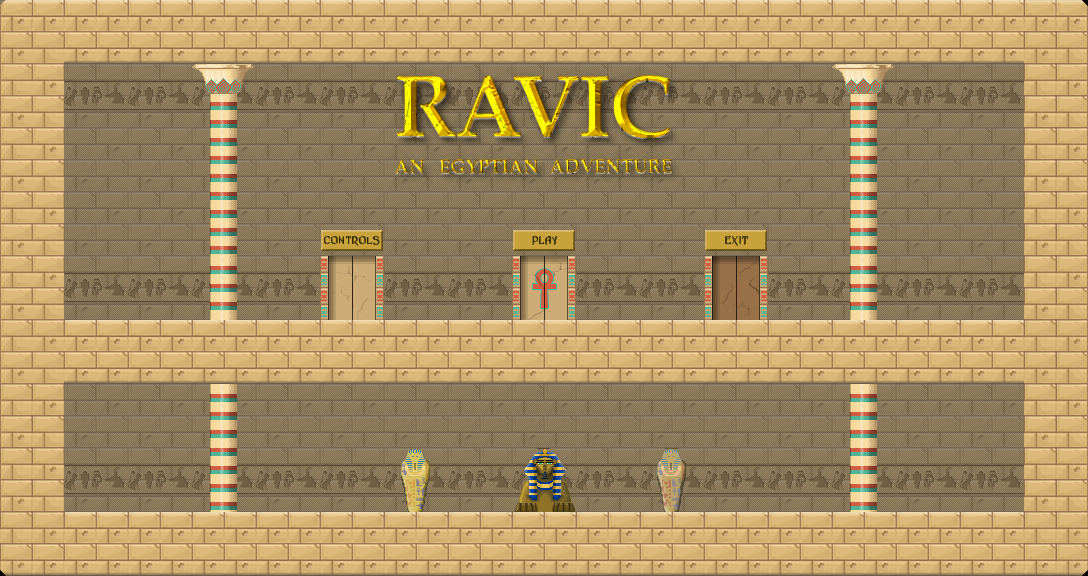

A level layout from a 2D game, rendered from its tile map. Below: a short description, then the map file with tile-grid data replaced by summaries:
An orthogonal 17x9 tile map with 64x64 px tiles, 2 tile layers (background, main), 2 tilesets and 15 objects (4x door, 4x torch, 4x jar, sign).

<map version="1.0" orientation="orthogonal" renderorder="right-down" width="17" height="9" tilewidth="64" tileheight="64" nextobjectid="133">
 <tileset firstgid="1" name="tilesheet" tilewidth="64" tileheight="64" tilecount="256" columns="16">
  <image source="../tilesheet.png" width="1024" height="1024" />
  <tile id="0">
   <properties>
    <property name="type" value="SOLID" />
   </properties>
  </tile>
  <tile id="1">
   <properties>
    <property name="type" value="LADDER" />
   </properties>
  </tile>
  <tile id="2">
   <properties>
    <property name="delay" type="int" value="1" />
    <property name="rotation" type="int" value="90" />
    <property name="speed" type="int" value="128" />
    <property name="trigger" value="fireballtraptrigger1" />
   </properties>
  </tile>
  <tile id="32">
   <properties>
    <property name="type" value="SOLID" />
   </properties>
  </tile>
  <tile id="33">
   <properties>
    <property name="type" value="SOLID" />
   </properties>
  </tile>
  <tile id="34">
   <properties>
    <property name="type" value="SOLID" />
   </properties>
  </tile>
  <tile id="48">
   <properties>
    <property name="type" value="SOLID" />
   </properties>
  </tile>
  <tile id="49">
   <properties>
    <property name="type" value="SOLID" />
   </properties>
  </tile>
  <tile id="50">
   <properties>
    <property name="type" value="SOLID" />
   </properties>
  </tile>
  <tile id="64">
   <properties>
    <property name="type" value="SOLID" />
   </properties>
  </tile>
  <tile id="65">
   <properties>
    <property name="type" value="SOLID" />
   </properties>
  </tile>
  <tile id="66">
   <properties>
    <property name="type" value="SOLID" />
   </properties>
  </tile>
  <tile id="80">
   <properties>
    <property name="type" value="SOLID" />
   </properties>
  </tile>
  <tile id="81">
   <properties>
    <property name="type" value="SOLID" />
   </properties>
  </tile>
  <tile id="82">
   <properties>
    <property name="type" value="SOLID" />
   </properties>
  </tile>
  <tile id="83">
   <properties>
    <property name="type" value="SOLID" />
   </properties>
  </tile>
  <tile id="96">
   <properties>
    <property name="targetLevel" value="l2" />
    <property name="targetSpawn" value="door4" />
   </properties>
  </tile>
 </tileset>
 <tileset firstgid="257" name="spritesheet" tilewidth="64" tileheight="64" tilecount="64" columns="8">
  <image source="../spritesheet.png" width="512" height="512" />
 </tileset>
 <layer name="background" width="17" height="9" opacity="0.9">
  <data>[153 cells, 123 non-empty, 5 distinct tile ids]</data>
 </layer>
 <layer name="main" width="17" height="9">
  <properties>
   <property name="persistent" value="true" />
  </properties>
  <data>[153 cells, 91 non-empty, 26 distinct tile ids]</data>
 </layer>
 <objectgroup name="objects" visible="0">
  <object id="105" name="default" type="door" x="512" y="128" width="64" height="64">
   <properties>
    <property name="targetLevel" value="testing" />
    <property name="targetSpawn" value="default" />
   </properties>
  </object>
  <object id="106" type="torch" gid="276" x="256" y="320" width="64" height="64" />
  <object id="107" type="torch" gid="276" x="448" y="320" width="64" height="64" />
  <object id="109" name="Press Down to open your selected door." type="sign" x="0" y="0" width="1088" height="384" />
  <object id="110" type="jar" gid="279" x="448" y="512" width="64" height="64" />
  <object id="112" type="jar" gid="279" x="576" y="512" width="64" height="64" />
  <object id="113" type="jar" gid="279" x="704" y="512" width="64" height="64" />
  <object id="114" type="jar" gid="279" x="320" y="512" width="64" height="64" />
  <object id="118" type="torch" gid="276" x="768" y="320" width="64" height="64" />
  <object id="119" type="torch" gid="276" x="576" y="320" width="64" height="64" />
  <object id="125" gid="99" x="960" y="512" width="64" height="64" />
  <object id="126" gid="2147483747" x="64" y="512" width="64" height="64" />
  <object id="127" name="play" type="door" x="512" y="256" width="64" height="64">
   <properties>
    <property name="targetLevel" value="testing" />
    <property name="targetSpawn" value="default" />
   </properties>
  </object>
  <object id="128" name="controls" type="door" x="320" y="256" width="64" height="64">
   <properties>
    <property name="targetLevel" value="controls" />
    <property name="targetSpawn" value="default" />
   </properties>
  </object>
  <object id="129" name="exit" type="door" x="704" y="256" width="64" height="64">
   <properties>
    <property name="targetLevel" value="exit" />
    <property name="targetSpawn" value="default" />
   </properties>
  </object>
 </objectgroup>
</map>
